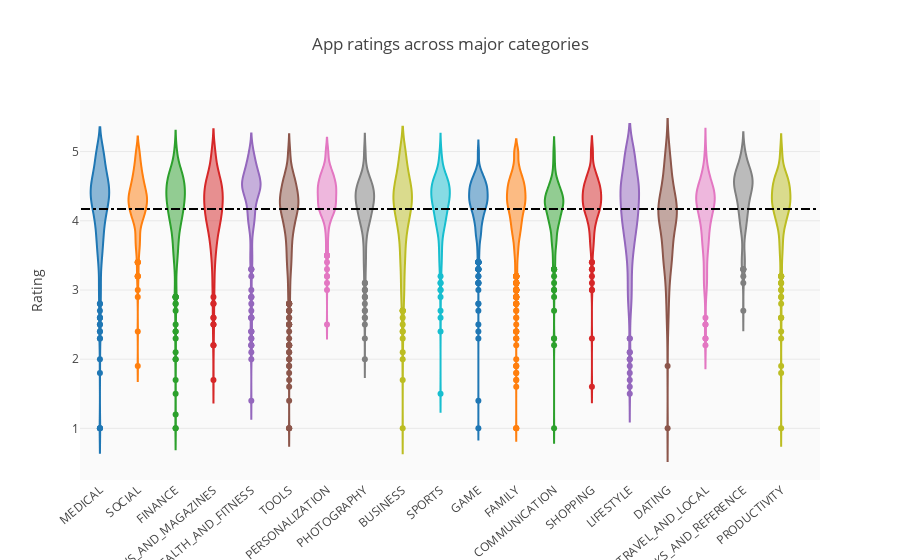

The notebook cell this image was saved under:
### Markdown cell above
### Best performing categories

### Code cell
groups = df.groupby('Category').filter(lambda x: len(x) >= 170).reset_index()
#print(type(groups.item.['BUSINESS']))
print('Average rating = ', np.nanmean(list(groups.Rating)))
#print(len(groups.loc[df.Category == 'DATING']))
c = ['hsl('+str(h)+',50%'+',50%)' for h in np.linspace(0, 720, len(set(groups.Category)))]


#df_sorted = df.groupby('Category').agg({'Rating':'median'}).reset_index().sort_values(by='Rating', ascending=False)
#print(df_sorted)

layout = {'title' : 'App ratings across major categories',
          'xaxis': {'tickangle':-40},
          'yaxis': {'title': 'Rating'},
          'plot_bgcolor': 'rgb(250,250,250)',
          'shapes': [{
              'type' :'line',
              'x0': -.5,
              'y0': np.nanmean(list(groups.Rating)),
              'x1': 19,
              'y1': np.nanmean(list(groups.Rating)),
              'line': { 'dash': 'dashdot'}
          }]
          }

data = [{
    'y': df.loc[df.Category==category]['Rating'], 
    'type':'violin',
    'name' : category,
    'showlegend':False,
    #'marker': {'color': 'Set2'},
    } for i,category in enumerate(list(set(groups.Category)))]



py.iplot({'data': data, 'layout': layout})

### Figure 1 — Plotly figure (JSON) as saved in the notebook; plotly's stock layout.template omitted (floating-point values rounded to 4 significant figures; data arrays with more than 128 entries replaced by an {"elided": "..."} marker saying what was removed)
{"data": [{"name": "MEDICAL", "showlegend": false, "type": "violin", "uid": "afda2d77-071b-4a11-84ed-780e02e0ffd1", "y": {"elided": "395 float values"}}, {"name": "SOCIAL", "showlegend": false, "type": "violin", "uid": "d8306e00-dbd6-42a4-bef2-84a9f99bc72e", "y": {"elided": "239 float values"}}, {"name": "FINANCE", "showlegend": false, "type": "violin", "uid": "12240b4c-b3d5-42a6-a07d-5609cd1e2df7", "y": {"elided": "345 float values"}}, {"name": "NEWS_AND_MAGAZINES", "showlegend": false, "type": "violin", "uid": "bbd61242-b75a-4a78-a210-c0ce1e0713eb", "y": {"elided": "254 float values"}}, {"name": "HEALTH_AND_FITNESS", "showlegend": false, "type": "violin", "uid": "cb93be68-7762-4f9f-b57d-f866253cf299", "y": {"elided": "288 float values"}}, {"name": "TOOLS", "showlegend": false, "type": "violin", "uid": "3c1efcc9-72ab-4704-8772-66fd2bbd40a9", "y": {"elided": "827 float values"}}, {"name": "PERSONALIZATION", "showlegend": false, "type": "violin", "uid": "e8776423-f060-4fe0-acce-33100a4d493c", "y": {"elided": "376 float values"}}, {"name": "PHOTOGRAPHY", "showlegend": false, "type": "violin", "uid": "c0cb1ac5-c829-47fd-b539-ae89d0d626a2", "y": {"elided": "281 float values"}}, {"name": "BUSINESS", "showlegend": false, "type": "violin", "uid": "727a0fba-973e-43a2-9e2b-14f44a3ecd10", "y": {"elided": "420 float values"}}, {"name": "SPORTS", "showlegend": false, "type": "violin", "uid": "3f099ff7-8186-466f-b038-b16d95e9cbbb", "y": {"elided": "325 float values"}}, {"name": "GAME", "showlegend": false, "type": "violin", "uid": "11bb1057-0f6d-4e89-bcf5-e03917af4dc8", "y": {"elided": "959 float values"}}, {"name": "FAMILY", "showlegend": false, "type": "violin", "uid": "a30973ef-c7da-43b3-83d7-579d8f3a0873", "y": {"elided": "1832 float values"}}, {"name": "COMMUNICATION", "showlegend": false, "type": "violin", "uid": "b47831ff-3917-457c-b640-f968a00f7303", "y": {"elided": "315 float values"}}, {"name": "SHOPPING", "showlegend": false, "type": "violin", "uid": "1dc0e32d-2327-40e2-bfd3-b2e241d602b7", "y": {"elided": "202 float values"}}, {"name": "LIFESTYLE", "showlegend": false, "type": "violin", "uid": "1a97214f-382d-4ed1-ab42-4b16b544101e", "y": {"elided": "369 float values"}}, {"name": "DATING", "showlegend": false, "type": "violin", "uid": "38b524f0-3536-40b6-a4b8-b709bda89613", "y": {"elided": "171 float values"}}, {"name": "TRAVEL_AND_LOCAL", "showlegend": false, "type": "violin", "uid": "895305cc-6d5a-472b-b88b-3d2055cf7142", "y": {"elided": "219 float values"}}, {"name": "BOOKS_AND_REFERENCE", "showlegend": false, "type": "violin", "uid": "8b5576fd-b686-4127-97f8-93219bbec300", "y": {"elided": "222 float values"}}, {"name": "PRODUCTIVITY", "showlegend": false, "type": "violin", "uid": "f18772a5-d014-4546-b147-283c235cfb1f", "y": {"elided": "374 float values"}}], "layout": {"plot_bgcolor": "rgb(250,250,250)", "shapes": [{"line": {"dash": "dashdot"}, "type": "line", "x0": -0.5, "x1": 19, "y0": 4.17, "y1": 4.17}], "title": {"text": "App ratings across major categories"}, "xaxis": {"tickangle": -40}, "yaxis": {"title": {"text": "Rating"}}}}
